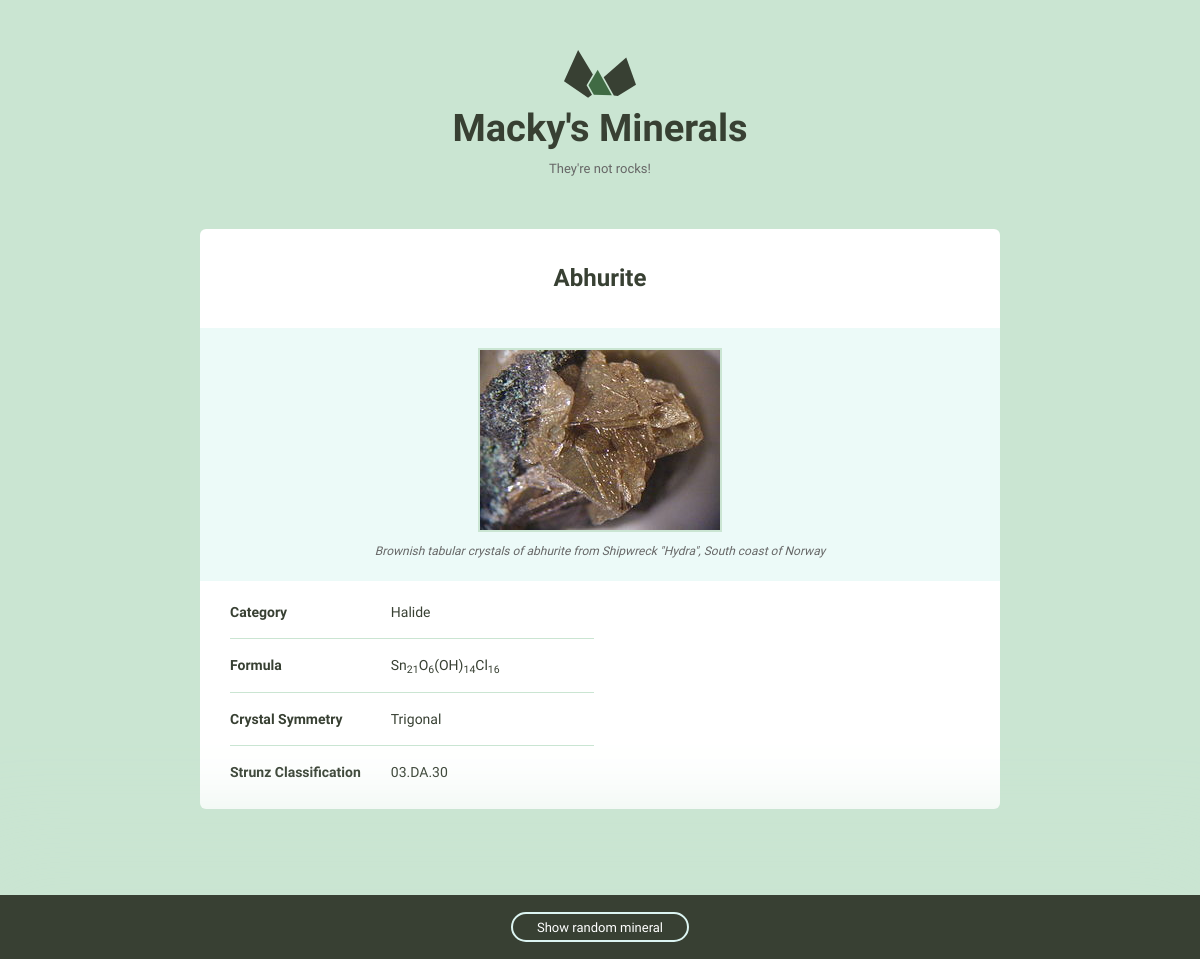
The page /minerals/3/ on the database its author committed.
### minerals/models.py (models this page shows, shortened)
class Mineral(models.Model):
    id = models.AutoField(primary_key=True)
    name = models.CharField(max_length=255)
    image_filename = models.URLField(blank=True, null=True)
    image_caption = models.CharField(max_length=255, blank=True, null=True)
    category = models.CharField(max_length=255, blank=True, null=True)
    formula = models.CharField(max_length=255, blank=True, null=True)
    strunz_classification = models.CharField(max_length=255, blank=True, null=True)
    crystal_system = models.CharField(max_length=255, blank=True, null=True)
    unit_cell = models.CharField(max_length=255, blank=True, null=True)
    color = models.CharField(max_length=255, blank=True, null=True)
    crystal_symmetry = models.CharField(max_length=255, blank=True, null=True)
    cleavage = models.CharField(max_length=255, blank=True, null=True)
    mohs_scale_hardness = models.CharField(max_length=255, blank=True, null=True)
    luster = models.CharField(max_length=255, blank=True, null=True)
    streak = models.CharField(max_length=255, blank=True, null=True)
    diaphaneity = models.CharField(max_length=255, blank=True, null=True)
    optical_properties = models.CharField(max_length=255, blank=True, null=True)
    refractive_index = models.CharField(max_length=255, blank=True, null=True)
    crystal_habit = models.CharField(max_length=255, blank=True, null=True)
    specific_gravity = models.CharField(max_length=255, blank=True, null=True)

### minerals/views.py (the view)
# urls.py: url(r'(?P<pk>\d+)/', views.mineral_detail, name='detail')
def mineral_detail(request, pk):
    ordered_properties = OrderedDict()
    order = [
        'name',
        'image_filename',
        'image_caption',
        'category',
        'formula',
        'color',
        'crystal_symmetry',
        'crystal_system',
        'unit_cell',
        'strunz_classification',
        'cleavage',
        'luster',
        'mohs_scale_hardness',
        'diaphaneity',
        'streak',
        'optical_properties'
    ]
    if Mineral.objects.filter(id=pk).exists():
        mineral = Mineral.objects.filter(id=pk).values()[0]
    else:
        raise Http404
    for key in order:
        if mineral[key]:
            ordered_properties[key] = mineral[key]
    return render(request, 'minerals/detail.html',
                  {'properties': ordered_properties})

### minerals/templatetags/mineral_extras.py (called while the page is built)
@register.inclusion_tag('minerals/random_mineral.html')
def random_mineral():
    all_ids = Mineral.objects.values_list('id', flat=True)
    rand_id = random.choice(all_ids)
    mineral = Mineral.objects.get(id=rand_id)
    return {'mineral': mineral}

@register.filter('underscore_to_space')
def underscore_to_space(string):
    new_string = string.replace('_', ' ')
    return new_string

### minerals/templates/minerals/detail.html
{% extends "layout.html" %}
{% load static from staticfiles %}
{% load mineral_extras %}
{% block content %}
    <div class="grid-100 mineral__container">
      <h1 class="mineral__name">{{ properties.name }}</h1>
      <div class="mineral__image-bg">
        <img class="mineral__image" src="{% static 'images/' %}{{ properties.image_filename }}">
        <p class="mineral__caption">{{ properties.image_caption }}</p>
      </div>
      <div class="mineral__table-container">
        <table class="mineral__table">
          {% for name, value in properties.items %}
            {% if name != 'name' and name != 'image_filename' and name != 'image_caption' %}
                {% if value %}
                  <tr>
                      <td class="mineral__category">{{ name|underscore_to_space|title }}</td>
                  {% if name == 'formula' %}
                      <td>{{ value|safe }}</td>
                  {% else %}
                      <td>{{ value }}</td>
                  {% endif %}
                  </tr>
                {% endif %}
            {% endif %}
          {% endfor %}
        </table>
      </div>
    </div>
{% endblock %}

### assets/css/global.css (style rules this page uses)
html { font-family: sans-serif; -ms-text-size-adjust: 100%; -webkit-text-size-adjust: 100%; }
body { margin: 0; }
h1 { font-size: 2em; margin: 0.67em 0; }
sub { font-size: 75%; line-height: 0; position: relative; vertical-align: baseline; bottom: -0.25em; }
img { border: 0; }
table { border-collapse: collapse; border-spacing: 0; }
td, th { padding: 0; }
html { font-size: 62.5%; }
body { background-color: #CAE5D2; font-size: 1.5em; line-height: 1.6; font-weight: 400; font-family: "Cousine"; color: #666; }
.grid, .grid-5, .grid-10, .grid-15, .grid-20, .grid-25, .grid-30, .grid-33, .grid-35, .grid-40, .grid-45, .grid-50, .grid-55, .grid-60, .grid-65, .grid-66, .grid-70, .grid-75, .grid-80, .grid-90, .grid-95, .grid-100 { float: left; box-sizing: border-box; position: relative; }
.grid-100 { width: 100%; padding: 0 15px; }
h1, h2, h3, h4, h5, h6 { margin-top: 0; margin-bottom: 2rem; font-weight: bold; font-family: "Work Sans", sans-serif; color: #384033; }
h1 { font-size: 3.8rem; }
@media (min-width: 550px) { h1 { font-size: 3.8rem; } }
p { margin-top: 0; font-size: 1.6rem; }
th, td { padding: 15px; text-align: left; border-bottom: 1px solid #e1e1e1; }
th:first-child, td:first-child { padding-left: 0; }
th:last-child, td:last-child { padding-right: 0; }
table, p, ul { margin-bottom: 2.5rem; }
.mineral__container { background-color: #fff; border-radius: 6px; list-style: none; padding: 0; text-align: center; }
.mineral__name { display: block; width: 100%; margin: 0; font-size: 24px; padding: 30px 0 30px 0; }
.mineral__image { display: block; margin: 0 auto; border: solid 2px #CAE5D2; }
.mineral__image-bg { background-color: #ecfaf8; padding: 20px 0; }
.mineral__caption { font-size: 12px; font-style: italic; padding: 10px 0 0 0; margin: 0; }
.mineral__table { font-size: 14px; color: #384033; }
.mineral__table td { border-color: #CAE5D2; }
.mineral__table tr:last-of-type td { border-bottom: none; padding-bottom: 0; }
.mineral__table-container { padding: 5px 30px 0; }
.mineral__category { font-weight: bold; width: 40%; }

### rows shown on the page
Mineral: name "Abhurite", image_caption "Brownish tabular crystals of abhurite from Shipwreck \"Hydra\", South coast of Norway", properties "Halide" "Trigonal" "03.DA.30", properties "Sn 21 O 6 (OH) 14 Cl 16"

### other values the page prints
{{ name|underscore_to_space|title }} "Category" "Formula" "Crystal Symmetry" "Strunz Classification"
